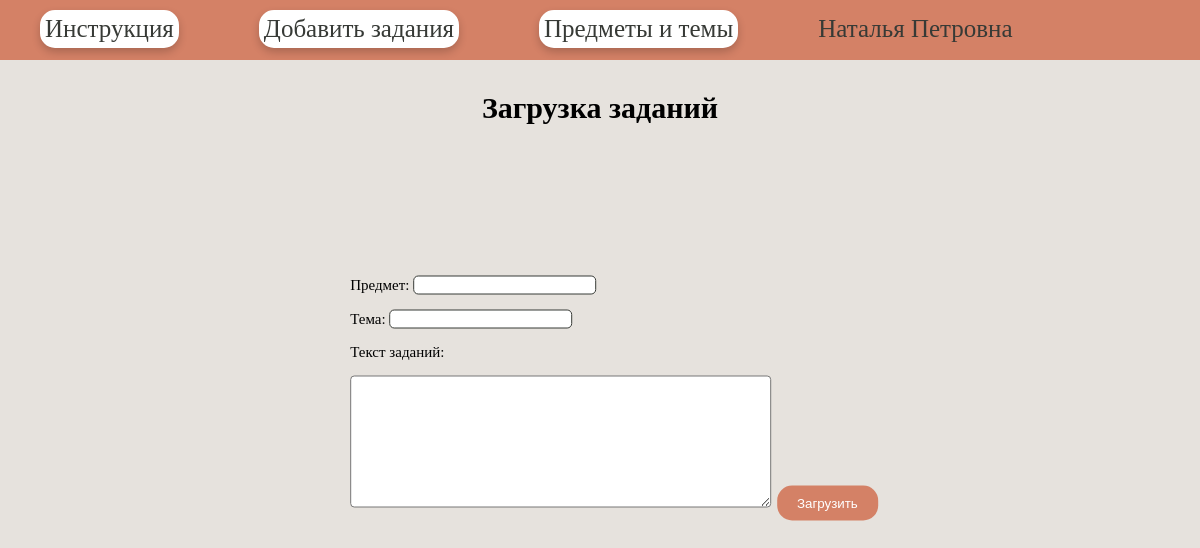
Page /upload (signed in) on the committed database.
### tables this page shows
CREATE TABLE mainmenu (
id integer primary key autoincrement,
title text not null,
url text not null
);

CREATE TABLE users (
id integer PRIMARY KEY AUTOINCREMENT,
name text NOT NULL,
email text NOT NULL,
psw text NOT NULL,
time integer NOT NULL
);

### main.py (the view, shortened to what this page needs)
@app.route("/upload", methods=["POST", "GET"])
@login_required
def upload():
    return render_template('load.html', menu=dbase.getMenu(), title="Загрузка заданий")

### FDataBase.py (called while the page is built)
    def getMenu(self):
        sql = '''SELECT * FROM mainmenu'''
        try:
            self.__cur.execute(sql)
            res = self.__cur.fetchall()
            if res: return res
        except:
            print("Ошибка чтения из БД")
        return []

    def getUser(self, user_id):
        try:
            self.__cur.execute(f"SELECT * FROM users WHERE id = '{user_id}' LIMIT 1")
            res = self.__cur.fetchone()
            if not res:
                print("Пользователь не найден")
                return False
            return res
        except sqlite3.Error as e:
            print("Ошибка получения данных из БД " + str(e))
        return False

### UserLogin.py (called while the page is built)
    def fromDB(self, user_id, db):
        self.__user = db.getUser(user_id)
        return self

    def get_name(self):
        return str(self.__user['name'])

### main.py (called while the page is built)
@login_manager.user_loader
def load_user(user_id):
    print("load_user")
    return UserLogin().fromDB(user_id, dbase)

def connect_db():#создание бд\установление соединения
    conn = sqlite3.connect(app.config['DATABASE'])#путь рассположения бд
    conn.row_factory = sqlite3.Row#записи бд будут ввиде словаря, а не кортежей
    return conn#возвращает установленное соединение

def get_db():
    if not hasattr(g, 'link_db'):
        g.link_db = connect_db()
    return g.link_db

@app.before_request
def before_request():
    global dbase
    db = get_db()
    dbase = FDataBase(db)

### Templates/load.html (shortened to what this page needs)
{% extends 'base.html' %}
{% block content %}
{{ super() }}
<h3>{{title}}</h3>
<form class="modal" action="{{url_for('upload')}}" method="post" enctype="multipart/form-data">
    <p><label>Предмет: </label>
        <input type="text" name="classes" value="" requied />
    <p><label>Тема:</label>
        <input type="text" name="themes" value="" requied />
    <p><label>Текст заданий:</label>
    <p><textarea name="post" rows=7 cols=40></textarea>
    <input type="submit" value="Загрузить">
</form>
{% endblock %}

### Templates/base.html (shortened to what this page needs)
<!DOCTYPE html>
<html>
<head>
</head>
<body>
{% block content -%}
         {%- block mainmenu -%}
<ul class ="mainmenu">
    {% for m in menu %}
    <li1> <a href="{{m.url}}">{{m.title}}</a></li1>
    {% endfor %}
        <li2> <a href="{{url_for('profile')}}">{{current_user.get_name()}}</a></li2>
</ul>
         {% endblock mainmenu -%}
{% endblock -%}
</body>
</html>

### Templates/base.html (style rules this page uses)
h3 { text-align: center; font-size: 30px; padding: 1px; }
input[type=submit] { background-color: #D48166; border: none; color: white; padding: 10px 20px; text-decoration: none; margin: 4px 2px; cursor: pointer; border-radius: 15px; }
textarea { border-radius: 4px; background-color: #ffffff; }
.modal { position: fixed; top: 50%; left: 50%; -webkit-transform: translate(-50%, -50%); -ms-transform: translate(-50%, -50%); transform: translate(-50%, -50%); }
input[type=text] { border: 1px solid #373A36; border-radius: 5px; background-color: #ffffff; }
p { text-indent: 30px }
body { font-family: "Franklin Gothic"; font-weight: 300; margin: 0; padding: 0; height: 100%; width: 100%; background: #E6E2DD; font-size: 15px }
a { color: #373A36; text-decoration: none; }
ul.mainmenu { list-style: none; background: #D48166; height: 60px; margin: 0; padding: 0; color: #000000; font-size: 25px; overflow: hidden; font-family: 'Impact'; font-weight: 50; }
ul.mainmenu li1 { float: left; margin: 10px 40px 40px 40px; border: 5px solid #ffffff; border-radius: 15px; box-shadow: 0 4px 8px rgba(0, 0, 0, 0.2); background: #ffffff; }
ul.mainmenu li2 { float: left; margin: 15px 40px 40px 40px; }
.form-contact input[type=submit], textarea { font-size: 16px; }

### rows in the picture
mainmenu: title "Инструкция"
mainmenu: title "Добавить задания"
mainmenu: title "Предметы и темы"
users: get_name "Наталья Петровна"

### other values in the picture
{{ title }} "Загрузка заданий"
